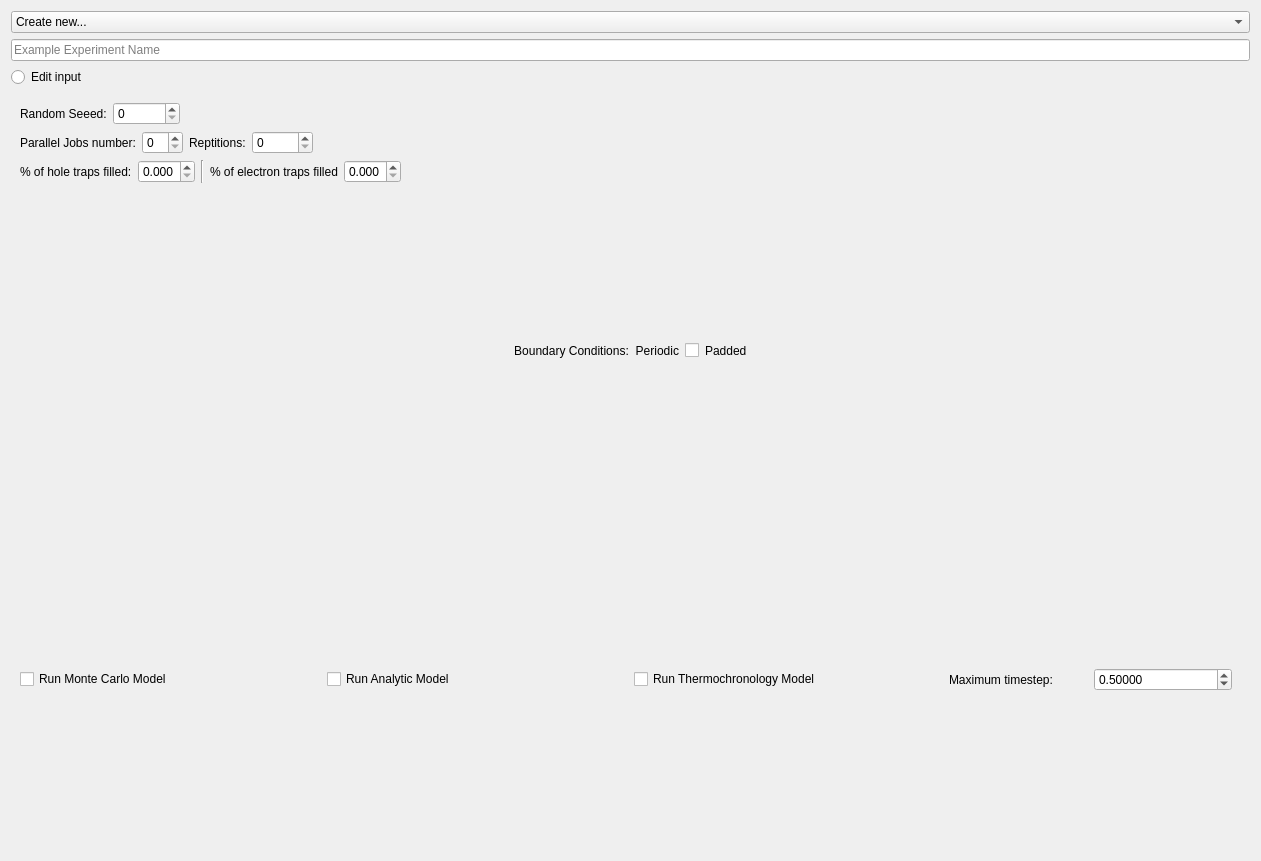
  <widget class="QWidget" name="exp_info">
   <property name="geometry">
    <rect>
     <x>0</x>
     <y>0</y>
     <width>1261</width>
     <height>861</height>
    </rect>
   </property>
   <attribute name="label">
    <string>Experiment Information</string>
   </attribute>
   <layout class="QVBoxLayout" name="verticalLayout_2">
    <item>
     <widget class="QComboBox" name="exp_name_box">
      <item>
       <property name="text">
        <string>Create new...</string>
       </property>
      </item>
     </widget>
    </item>
    <item>
     <widget class="QLineEdit" name="expNameLineEdit">
      <property name="placeholderText">
       <string>Example Experiment Name</string>
      </property>
     </widget>
    </item>
    <item>
     <widget class="QRadioButton" name="expEditButton">
      <property name="layoutDirection">
       <enum>Qt::LayoutDirection::LeftToRight</enum>
      </property>
      <property name="text">
       <string>Edit input</string>
      </property>
      <property name="autoExclusive">
       <bool>false</bool>
      </property>
     </widget>
    </item>
    <item>
     <widget class="QWidget" name="expInputWidget" native="true">
      <layout class="QVBoxLayout" name="verticalLayout_7">
       <item>
        <layout class="QHBoxLayout" name="horizontalLayout_16">
         <item>
          <widget class="QLabel" name="label_41">
           <property name="text">
            <string>Random Seeed:</string>
           </property>
          </widget>
         </item>
         <item>
          <widget class="QSpinBox" name="seedBox">
           <property name="layoutDirection">
            <enum>Qt::LayoutDirection::LeftToRight</enum>
           </property>
           <property name="maximum">
            <number>1000000</number>
           </property>
          </widget>
         </item>
         <item>
          <spacer name="horizontalSpacer_5">
           <property name="orientation">
            <enum>Qt::Orientation::Horizontal</enum>
           </property>
           <property name="sizeHint" stdset="0">
            <size>
             <width>40</width>
             <height>20</height>
            </size>
           </property>
          </spacer>
         </item>
        </layout>
       </item>
       <item>
        <layout class="QHBoxLayout" name="horizontalLayout_5">
         <item>
          <widget class="QLabel" name="label_43">
           <property name="text">
            <string>Parallel Jobs number:</string>
           </property>
          </widget>
         </item>
         <item>
          <widget class="QSpinBox" name="n_jobs">
           <property name="layoutDirection">
            <enum>Qt::LayoutDirection::LeftToRight</enum>
           </property>
          </widget>
         </item>
         <item>
          <widget class="QLabel" name="label_42">
           <property name="text">
            <string>Reptitions:</string>
           </property>
          </widget>
         </item>
         <item>
          <widget class="QSpinBox" name="reps">
           <property name="layoutDirection">
            <enum>Qt::LayoutDirection::LeftToRight</enum>
           </property>
           <property name="maximum">
            <number>10000</number>
           </property>
          </widget>
         </item>
         <item>
          <spacer name="horizontalSpacer_10">
           <property name="orientation">
            <enum>Qt::Orientation::Horizontal</enum>
           </property>
           <property name="sizeHint" stdset="0">
            <size>
             <width>40</width>
             <height>20</height>
            </size>
           </property>
          </spacer>
         </item>
        </layout>
       </item>
       <item>
        <layout class="QHBoxLayout" name="horizontalLayout_15">
         <item>
          <widget class="QLabel" name="label_5">
           <property name="layoutDirection">
            <enum>Qt::LayoutDirection::LeftToRight</enum>
           </property>
           <property name="text">
            <string>% of hole traps filled:</string>
           </property>
          </widget>
         </item>
         <item>
          <widget class="QDoubleSpinBox" name="holeRatio">
           <property name="layoutDirection">
            <enum>Qt::LayoutDirection::LeftToRight</enum>
           </property>
           <property name="decimals">
            <number>3</number>
           </property>
           <property name="maximum">
            <double>1.000000000000000</double>
           </property>
           <property name="singleStep">
            <double>0.500000000000000</double>
           </property>
          </widget>
         </item>
         <item>
          <widget class="Line" name="line_43">
           <property name="orientation">
            <enum>Qt::Orientation::Vertical</enum>
           </property>
          </widget>
         </item>
         <item>
          <widget class="QLabel" name="label_4">
           <property name="layoutDirection">
            <enum>Qt::LayoutDirection::LeftToRight</enum>
           </property>
           <property name="text">
            <string>% of electron traps filled</string>
           </property>
          </widget>
         </item>
         <item>
          <widget class="QDoubleSpinBox" name="trapRatio">
           <property name="layoutDirection">
            <enum>Qt::LayoutDirection::LeftToRight</enum>
           </property>
           <property name="decimals">
            <number>3</number>
           </property>
           <property name="maximum">
            <double>1.000000000000000</double>
           </property>
           <property name="singleStep">
            <double>0.500000000000000</double>
           </property>
          </widget>
         </item>
         <item>
          <spacer name="horizontalSpacer_11">
           <property name="orientation">
            <enum>Qt::Orientation::Horizontal</enum>
           </property>
           <property name="sizeHint" stdset="0">
            <size>
             <width>40</width>
             <height>20</height>
            </size>
           </property>
          </spacer>
         </item>
        </layout>
       </item>
       <item>
        <layout class="QHBoxLayout" name="horizontalLayout_17">
         <item>
          <spacer name="horizontalSpacer_17">
           <property name="orientation">
            <enum>Qt::Orientation::Horizontal</enum>
           </property>
           <property name="sizeHint" stdset="0">
            <size>
             <width>40</width>
             <height>20</height>
            </size>
           </property>
          </spacer>
         </item>
         <item>
          <widget class="QLabel" name="label_3">
           <property name="text">
            <string>Boundary Conditions:</string>
           </property>
           <property name="alignment">
            <set>Qt::AlignmentFlag::AlignCenter</set>
           </property>
          </widget>
         </item>
         <item>
          <widget class="QLabel" name="label_2">
           <property name="text">
            <string>Periodic</string>
           </property>
           <property name="alignment">
            <set>Qt::AlignmentFlag::AlignRight|Qt::AlignmentFlag::AlignTrailing|Qt::AlignmentFlag::AlignVCenter</set>
           </property>
          </widget>
         </item>
         <item>
          <widget class="QCheckBox" name="boundary">
           <property name="layoutDirection">
            <enum>Qt::LayoutDirection::RightToLeft</enum>
           </property>
           <property name="styleSheet">
            <string notr="true"/>
           </property>
           <property name="text">
            <string/>
           </property>
           <property name="tristate">
            <bool>false</bool>
           </property>
          </widget>
         </item>
         <item>
          <widget class="QLabel" name="label">
           <property name="text">
            <string>Padded</string>
           </property>
          </widget>
         </item>
         <item>
          <spacer name="horizontalSpacer_18">
           <property name="orientation">
            <enum>Qt::Orientation::Horizontal</enum>
           </property>
           <property name="sizeHint" stdset="0">
            <size>
             <width>40</width>
             <height>20</height>
            </size>
           </property>
          </spacer>
         </item>
        </layout>
       </item>
       <item>
        <layout class="QHBoxLayout" name="horizontalLayout">
         <item>
          <widget class="QCheckBox" name="mcRun">
           <property name="text">
            <string>Run Monte Carlo Model</string>
           </property>
          </widget>
         </item>
         <item>
          <widget class="QCheckBox" name="acRun">
           <property name="text">
            <string>Run Analytic Model</string>
           </property>
          </widget>
         </item>
         <item>
          <widget class="QCheckBox" name="tcRun">
           <property name="text">
            <string>Run Thermochronology Model</string>
           </property>
          </widget>
         </item>
         <item>
          <widget class="QWidget" name="timeStepWidget" native="true">
           <layout class="QHBoxLayout" name="horizontalLayout_19">
            <item>
             <widget class="QLabel" name="label_39">
              <property name="text">
               <string>Maximum timestep:</string>
              </property>
             </widget>
            </item>
            <item>
             <widget class="QDoubleSpinBox" name="max_dt">
              <property name="decimals">
               <number>5</number>
              </property>
              <property name="value">
               <double>0.500000000000000</double>
              </property>
             </widget>
            </item>
           </layout>
          </widget>
         </item>
        </layout>
       </item>
      </layout>
     </widget>
    </item>
   </layout>
  </widget>
